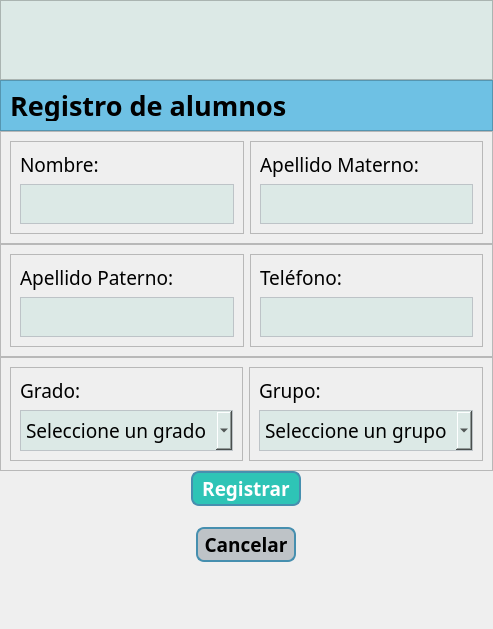
<?xml version="1.0" encoding="UTF-8"?>
<ui version="4.0">
 <class>Dialog</class>
 <widget class="QDialog" name="Dialog">
  <property name="geometry">
   <rect>
    <x>0</x>
    <y>0</y>
    <width>444</width>
    <height>629</height>
   </rect>
  </property>
  <property name="font">
   <font>
    <family>Corbel</family>
   </font>
  </property>
  <property name="windowTitle">
   <string>Dialog</string>
  </property>
  <layout class="QVBoxLayout" name="verticalLayout_9">
   <property name="spacing">
    <number>0</number>
   </property>
   <property name="leftMargin">
    <number>0</number>
   </property>
   <property name="topMargin">
    <number>0</number>
   </property>
   <property name="rightMargin">
    <number>0</number>
   </property>
   <property name="bottomMargin">
    <number>0</number>
   </property>
   <item>
    <widget class="QFrame" name="frame">
     <property name="maximumSize">
      <size>
       <width>16777215</width>
       <height>80</height>
      </size>
     </property>
     <property name="styleSheet">
      <string notr="true">background-color:#DCE9E6</string>
     </property>
     <property name="frameShape">
      <enum>QFrame::StyledPanel</enum>
     </property>
     <property name="frameShadow">
      <enum>QFrame::Raised</enum>
     </property>
     <layout class="QHBoxLayout" name="horizontalLayout">
      <property name="spacing">
       <number>0</number>
      </property>
      <property name="leftMargin">
       <number>0</number>
      </property>
      <property name="topMargin">
       <number>0</number>
      </property>
      <property name="rightMargin">
       <number>0</number>
      </property>
      <property name="bottomMargin">
       <number>65</number>
      </property>
      <item>
       <spacer name="horizontalSpacer">
        <property name="orientation">
         <enum>Qt::Horizontal</enum>
        </property>
        <property name="sizeHint" stdset="0">
         <size>
          <width>40</width>
          <height>20</height>
         </size>
        </property>
       </spacer>
      </item>
      <item>
       <widget class="QLabel" name="label">
        <property name="sizePolicy">
         <sizepolicy hsizetype="Preferred" vsizetype="Preferred">
          <horstretch>0</horstretch>
          <verstretch>0</verstretch>
         </sizepolicy>
        </property>
        <property name="minimumSize">
         <size>
          <width>333</width>
          <height>70</height>
         </size>
        </property>
        <property name="maximumSize">
         <size>
          <width>333</width>
          <height>70</height>
         </size>
        </property>
        <property name="text">
         <string/>
        </property>
        <property name="pixmap">
         <pixmap resource="../resources/Recursos.qrc">:/logo/icons/sideLogo.png</pixmap>
        </property>
        <property name="scaledContents">
         <bool>true</bool>
        </property>
       </widget>
      </item>
      <item>
       <spacer name="horizontalSpacer_2">
        <property name="orientation">
         <enum>Qt::Horizontal</enum>
        </property>
        <property name="sizeHint" stdset="0">
         <size>
          <width>40</width>
          <height>20</height>
         </size>
        </property>
       </spacer>
      </item>
     </layout>
    </widget>
   </item>
   <item>
    <widget class="QFrame" name="frame_2">
     <property name="sizePolicy">
      <sizepolicy hsizetype="Preferred" vsizetype="Fixed">
       <horstretch>0</horstretch>
       <verstretch>0</verstretch>
      </sizepolicy>
     </property>
     <property name="minimumSize">
      <size>
       <width>0</width>
       <height>51</height>
      </size>
     </property>
     <property name="styleSheet">
      <string notr="true">background-color:#6EC1E4</string>
     </property>
     <property name="frameShape">
      <enum>QFrame::StyledPanel</enum>
     </property>
     <property name="frameShadow">
      <enum>QFrame::Raised</enum>
     </property>
     <layout class="QVBoxLayout" name="verticalLayout">
      <item alignment="Qt::AlignTop">
       <widget class="QLabel" name="label_2">
        <property name="font">
         <font>
          <family>Corbel</family>
          <pointsize>20</pointsize>
          <weight>75</weight>
          <bold>true</bold>
         </font>
        </property>
        <property name="styleSheet">
         <string notr="true">qproperty-alignment: 'AlignCenter';
background: transparent;
</string>
        </property>
        <property name="text">
         <string>Registro de alumnos</string>
        </property>
       </widget>
      </item>
     </layout>
    </widget>
   </item>
   <item>
    <widget class="QFrame" name="frame_9">
     <property name="frameShape">
      <enum>QFrame::StyledPanel</enum>
     </property>
     <property name="frameShadow">
      <enum>QFrame::Raised</enum>
     </property>
     <layout class="QHBoxLayout" name="horizontalLayout_2">
      <item>
       <widget class="QFrame" name="frame_4">
        <property name="frameShape">
         <enum>QFrame::StyledPanel</enum>
        </property>
        <property name="frameShadow">
         <enum>QFrame::Raised</enum>
        </property>
        <layout class="QVBoxLayout" name="verticalLayout_2">
         <item>
          <widget class="QLabel" name="label_3">
           <property name="font">
            <font>
             <family>Corbel</family>
             <pointsize>14</pointsize>
            </font>
           </property>
           <property name="styleSheet">
            <string notr="true">color:#000000;
</string>
           </property>
           <property name="text">
            <string>Nombre:</string>
           </property>
          </widget>
         </item>
         <item>
          <widget class="QLineEdit" name="LNombre">
           <property name="font">
            <font>
             <pointsize>-1</pointsize>
            </font>
           </property>
           <property name="styleSheet">
            <string notr="true">QLineEdit {
    color: #000000;
    border-width: 0.5px 0.5px 0.5px 0.5px;
    border-style: solid;
    border-color: #BDC3C7;
    padding: 5px;
    background: #DCE9E6;
    font-size: 18px;
}
</string>
           </property>
          </widget>
         </item>
        </layout>
       </widget>
      </item>
      <item>
       <widget class="QFrame" name="frame_6">
        <property name="frameShape">
         <enum>QFrame::StyledPanel</enum>
        </property>
        <property name="frameShadow">
         <enum>QFrame::Raised</enum>
        </property>
        <layout class="QVBoxLayout" name="verticalLayout_4">
         <item>
          <widget class="QLabel" name="label_5">
           <property name="font">
            <font>
             <family>Corbel</family>
             <pointsize>14</pointsize>
            </font>
           </property>
           <property name="styleSheet">
            <string notr="true">color:#000000;</string>
           </property>
           <property name="text">
            <string>Apellido Materno:</string>
           </property>
          </widget>
         </item>
         <item>
          <widget class="QLineEdit" name="LApellidoM">
           <property name="font">
            <font>
             <pointsize>-1</pointsize>
            </font>
           </property>
           <property name="styleSheet">
            <string notr="true">QLineEdit {
    color: #000000;
    border-width: 0.5px 0.5px 0.5px 0.5px;
    border-style: solid;
    border-color: #BDC3C7;
    padding: 5px;
    background: #DCE9E6;
    font-size: 18px;
}

</string>
           </property>
          </widget>
         </item>
        </layout>
       </widget>
      </item>
     </layout>
    </widget>
   </item>
   <item>
    <widget class="QFrame" name="frame_10">
     <property name="frameShape">
      <enum>QFrame::StyledPanel</enum>
     </property>
     <property name="frameShadow">
      <enum>QFrame::Raised</enum>
     </property>
     <layout class="QHBoxLayout" name="horizontalLayout_3">
      <item>
       <widget class="QFrame" name="frame_5">
        <property name="frameShape">
         <enum>QFrame::StyledPanel</enum>
        </property>
        <property name="frameShadow">
         <enum>QFrame::Raised</enum>
        </property>
        <layout class="QVBoxLayout" name="verticalLayout_3">
         <item>
          <widget class="QLabel" name="label_4">
           <property name="font">
            <font>
             <family>Corbel</family>
             <pointsize>14</pointsize>
            </font>
           </property>
           <property name="styleSheet">
            <string notr="true"/>
           </property>
           <property name="text">
            <string>Apellido Paterno:</string>
           </property>
          </widget>
         </item>
         <item>
          <widget class="QLineEdit" name="LApellidoP">
           <property name="font">
            <font>
             <pointsize>-1</pointsize>
            </font>
           </property>
           <property name="styleSheet">
            <string notr="true">QLineEdit {
    color: #000000;
    border-width: 0.5px 0.5px 0.5px 0.5px;
    border-style: solid;
    border-color: #BDC3C7;
    padding: 5px;
    background: #DCE9E6;
    font-size: 18px;
}
</string>
           </property>
          </widget>
         </item>
        </layout>
       </widget>
      </item>
      <item>
       <widget class="QFrame" name="frame_8">
        <property name="frameShape">
         <enum>QFrame::StyledPanel</enum>
        </property>
        <property name="frameShadow">
         <enum>QFrame::Raised</enum>
        </property>
        <layout class="QVBoxLayout" name="verticalLayout_6">
         <item>
          <widget class="QLabel" name="label_8">
           <property name="font">
            <font>
             <family>Corbel</family>
             <pointsize>14</pointsize>
            </font>
           </property>
           <property name="styleSheet">
            <string notr="true"/>
           </property>
           <property name="text">
            <string>Teléfono:</string>
           </property>
          </widget>
         </item>
         <item>
          <widget class="QLineEdit" name="LTelefono">
           <property name="font">
            <font>
             <pointsize>-1</pointsize>
            </font>
           </property>
           <property name="styleSheet">
            <string notr="true">QLineEdit {
    color: #000000;
    border-width: 0.5px 0.5px 0.5px 0.5px;
    border-style: solid;
    border-color: #BDC3C7;
    padding: 5px;
    background: #DCE9E6;
    font-size: 18px;
}
</string>
           </property>
           <property name="text">
            <string/>
           </property>
          </widget>
         </item>
        </layout>
       </widget>
      </item>
     </layout>
    </widget>
   </item>
   <item>
    <widget class="QFrame" name="frame_11">
     <property name="frameShape">
      <enum>QFrame::StyledPanel</enum>
     </property>
     <property name="frameShadow">
      <enum>QFrame::Raised</enum>
     </property>
     <layout class="QHBoxLayout" name="horizontalLayout_4">
      <item>
       <widget class="QFrame" name="frame_3">
        <property name="frameShape">
         <enum>QFrame::StyledPanel</enum>
        </property>
        <property name="frameShadow">
         <enum>QFrame::Raised</enum>
        </property>
        <layout class="QVBoxLayout" name="verticalLayout_5">
         <item>
          <widget class="QLabel" name="label_6">
           <property name="font">
            <font>
             <family>Corbel</family>
             <pointsize>14</pointsize>
            </font>
           </property>
           <property name="styleSheet">
            <string notr="true"/>
           </property>
           <property name="text">
            <string>Grado:</string>
           </property>
          </widget>
         </item>
         <item>
          <widget class="QComboBox" name="cbGrado">
           <property name="font">
            <font>
             <family>Corbel</family>
             <pointsize>14</pointsize>
            </font>
           </property>
           <property name="styleSheet">
            <string notr="true">QComboBox {
    color: #000000;
    border-width: 0.5px 0.5px 0.5px 0.5px;
    border-style: solid;
    border-color: #BDC3C7;
    padding: 5px;
    background: #DCE9E6;
}</string>
           </property>
           <item>
            <property name="text">
             <string>Seleccione un grado</string>
            </property>
           </item>
           <item>
            <property name="text">
             <string>1</string>
            </property>
           </item>
           <item>
            <property name="text">
             <string>2</string>
            </property>
           </item>
           <item>
            <property name="text">
             <string>3</string>
            </property>
           </item>
          </widget>
         </item>
        </layout>
       </widget>
      </item>
      <item>
       <widget class="QFrame" name="frame_7">
        <property name="frameShape">
         <enum>QFrame::StyledPanel</enum>
        </property>
        <property name="frameShadow">
         <enum>QFrame::Raised</enum>
        </property>
        <layout class="QVBoxLayout" name="verticalLayout_7">
         <item>
          <widget class="QLabel" name="label_7">
           <property name="font">
            <font>
             <family>Corbel</family>
             <pointsize>14</pointsize>
            </font>
           </property>
           <property name="styleSheet">
            <string notr="true"/>
           </property>
           <property name="text">
            <string>Grupo:</string>
           </property>
          </widget>
         </item>
         <item>
          <widget class="QComboBox" name="cbGrupo">
           <property name="font">
            <font>
             <family>Corbel</family>
             <pointsize>14</pointsize>
            </font>
           </property>
           <property name="styleSheet">
            <string notr="true">QComboBox {
    color: #000000;
    border-width: 0.5px 0.5px 0.5px 0.5px;
    border-style: solid;
    border-color: #BDC3C7;
    padding: 5px;
    background: #DCE9E6;
}</string>
           </property>
           <item>
            <property name="text">
             <string>Seleccione un grupo</string>
            </property>
           </item>
           <item>
            <property name="text">
             <string>A</string>
            </property>
           </item>
           <item>
            <property name="text">
             <string>B</string>
            </property>
           </item>
           <item>
            <property name="text">
             <string>C</string>
            </property>
           </item>
           <item>
            <property name="text">
             <string>D</string>
            </property>
           </item>
           <item>
            <property name="text">
             <string>E</string>
            </property>
           </item>
          </widget>
         </item>
        </layout>
       </widget>
      </item>
     </layout>
    </widget>
   </item>
   <item alignment="Qt::AlignHCenter">
    <widget class="QPushButton" name="btnRegistrar">
     <property name="minimumSize">
      <size>
       <width>110</width>
       <height>0</height>
      </size>
     </property>
     <property name="font">
      <font>
       <family>Corbel</family>
       <pointsize>14</pointsize>
       <weight>75</weight>
       <bold>true</bold>
      </font>
     </property>
     <property name="styleSheet">
      <string notr="true">QPushButton {
    background-color: #2EC4B6; 
    border: 2px solid #468FAF; 
    color: white;
    border-radius: 8px;
    padding: 2px;
}</string>
     </property>
     <property name="text">
      <string>Registrar</string>
     </property>
    </widget>
   </item>
   <item>
    <spacer name="verticalSpacer_2">
     <property name="orientation">
      <enum>Qt::Vertical</enum>
     </property>
     <property name="sizeHint" stdset="0">
      <size>
       <width>20</width>
       <height>40</height>
      </size>
     </property>
    </spacer>
   </item>
   <item alignment="Qt::AlignHCenter">
    <widget class="QPushButton" name="btnCancelar">
     <property name="minimumSize">
      <size>
       <width>100</width>
       <height>0</height>
      </size>
     </property>
     <property name="font">
      <font>
       <family>Corbel</family>
       <pointsize>14</pointsize>
       <weight>75</weight>
       <bold>true</bold>
      </font>
     </property>
     <property name="styleSheet">
      <string notr="true">QPushButton {
    background-color: #BEC3C7; 
    border: 2px solid #468FAF; 
    color: #000000;
    border-radius: 8px;
    padding: 2px;
}</string>
     </property>
     <property name="text">
      <string>Cancelar</string>
     </property>
    </widget>
   </item>
   <item>
    <spacer name="verticalSpacer_3">
     <property name="orientation">
      <enum>Qt::Vertical</enum>
     </property>
     <property name="sizeHint" stdset="0">
      <size>
       <width>20</width>
       <height>40</height>
      </size>
     </property>
    </spacer>
   </item>
   <item>
    <widget class="QLabel" name="lbError">
     <property name="font">
      <font>
       <pointsize>14</pointsize>
       <weight>75</weight>
       <bold>true</bold>
      </font>
     </property>
     <property name="layoutDirection">
      <enum>Qt::LeftToRight</enum>
     </property>
     <property name="styleSheet">
      <string notr="true"/>
     </property>
     <property name="text">
      <string/>
     </property>
    </widget>
   </item>
   <item>
    <spacer name="verticalSpacer">
     <property name="orientation">
      <enum>Qt::Vertical</enum>
     </property>
     <property name="sizeHint" stdset="0">
      <size>
       <width>20</width>
       <height>40</height>
      </size>
     </property>
    </spacer>
   </item>
  </layout>
 </widget>
 <resources>
  <include location="../resources/Recursos.qrc"/>
 </resources>
 <connections/>
</ui>
